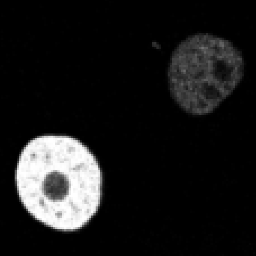
#> input picture test2.png, 256 x 256 px
$ python drlse_model.py
#> lines starting #> are read from the running program, lines starting #| are printed output that depends on the picture; after the words box and inside, x2 and y2 are one past the last pixel; in counts of white or black regions, pixels touching at a corner belong together
#!/usr/bin/python3
'''
AUTHOR:     Zhengyang Zhong
DATE:       2023-03-01
PAPER:      Distance Regularized Level Set Evolution and Its Application to Image Segmentation
'''
import cv2
import matplotlib.pyplot as plt
import numpy as np
from skimage import measure
from tqdm import tqdm


def DRLSEmodel(img, phi, timestep=0.2, mu=1.0, lmda=5.0, alfa=3.5, epsilon=1.5, sigma=1.5, itermax=1000):
    img = img.astype(np.float64)
    size = int(4*sigma) + 1
    img_smooth = cv2.GaussianBlur(img, (size, size), sigma, borderType=cv2.BORDER_REFLECT)
    [Iy, Ix] = np.gradient(img_smooth)
    f = np.square(Ix) + np.square(Iy)
    gValue = 1 / (1 + f)
    [vy, vx] = np.gradient(gValue)
    # start level set evolution
    for n in tqdm(range(itermax)):
        phi = phi.copy()
        phi[np.ix_([0, -1], [0, -1])] = phi[np.ix_([2, -3], [2, -3])]
        phi[np.ix_([0, -1]), 1:-1] = phi[np.ix_([2, -3]), 1:-1]
        phi[1:-1, np.ix_([0, -1])] = phi[1:-1, np.ix_([2, -3])]

        # delta_phi = [phi_y, phi_x]
        [phi_y, phi_x] = np.gradient(phi)
        # |delta_phi| = s
        s = np.sqrt(np.square(phi_x) + np.square(phi_y))
        delta = 1e-10
        # [n_x, n_y] => delta_phi / |delta_phi|
        n_x = phi_x / (s + delta)
        n_y = phi_y / (s + delta)

        # \partial delta_phi / |delta_phi|
        [_, nxx] = np.gradient(n_x)
        [nyy, _] = np.gradient(n_y)
        curvature = nxx + nyy

        a = (s >= 0) & (s <= 1)
        b = (s > 1)
        ps = a * np.sin(2 * np.pi * s) / (2 * np.pi) + b * (s-1)
        dps = ((ps != 0) * ps + (ps == 0)) / ((s != 0) * s + (s == 0))
        k_x = dps * phi_x - phi_x
        k_y = dps * phi_y - phi_y
        [_, kxx] = np.gradient(k_x)
        [kyy, _] = np.gradient(k_y)
        lap = cv2.Laplacian(phi, -1, 1)
        dist_reg_term = kxx + kyy + lap

        # dirac_func with epsilon
        dfunc = (1 / 2 / epsilon) * (1 + np.cos(np.pi * phi / epsilon))
        conds = (phi <= epsilon) & (phi >= -epsilon)
        dirac_phi = dfunc * conds

        area_term = dirac_phi * gValue
        # \partial g * delta_phi/|delta_phi| + g * \partial delta_phi/|delta_phi|
        edge_term = dirac_phi * (vx * n_x + vy * n_y) + dirac_phi * gValue * curvature
        phi += timestep * (mu * dist_reg_term + lmda * edge_term + alfa * area_term)
    return phi


if __name__ == "__main__":
    img = cv2.imread("./test2.png", 0)
#> img is the input picture: shape (256, 256); min 0, max 255, mean 26
    h, w = img.shape
#> h = 256; w = 256
    phi = 2 * np.ones((h, w))
    phi[20: -20, 20: -20] = -2
    phi = DRLSEmodel(img, phi)
#> in DRLSEmodel, `gValue = 1 / (1 + f)`:
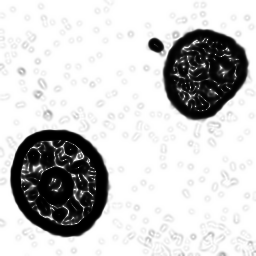
#> gValue: shape (256, 256) float64; min 0.000366, max 1, mean 0.793
#> the loop in DRLSEmodel, `for n in tqdm(range(itermax)):` made 1000 passes
#> pass 1, in DRLSEmodel, `phi = phi.copy()`:
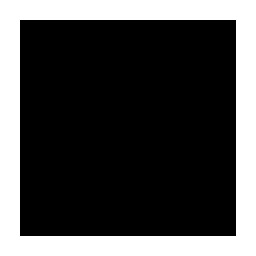
#> phi: shape (256, 256) float64; values -2 (black) and 2 (white), 28.8% white; 1 white region, box (x1, y1, x2, y2) and area: (0, 0, 256, 256) 18880
#> after the loop in DRLSEmodel, `for n in tqdm(range(itermax)):`:
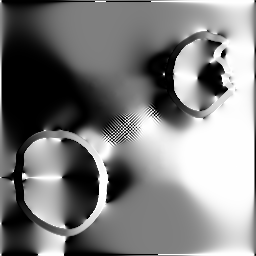
#> n_x: shape (256, 256) float64; min -1, max 1, mean -0.00743; drawn with min black and max white
#> after the loop in DRLSEmodel, `for n in tqdm(range(itermax)):`:
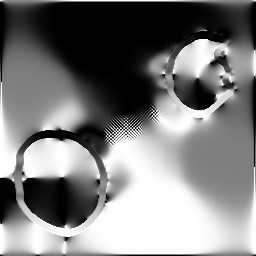
#> n_y: shape (256, 256) float64; min -1, max 1, mean -0.0172; drawn with min black and max white
#> after the loop in DRLSEmodel, `for n in tqdm(range(itermax)):`:
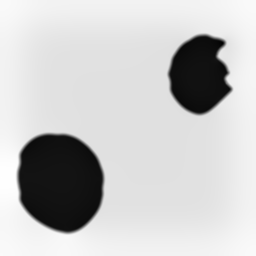
#> phi: shape (256, 256) float64; min -2.34, max 2.01, mean 1.05; drawn with min black and max white
#> after the loop in DRLSEmodel, `for n in tqdm(range(itermax)):`:
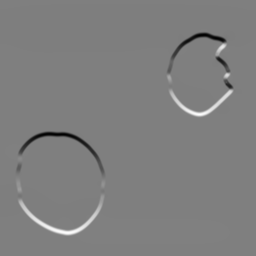
#> phi_y: shape (256, 256) float64; min -0.992, max 0.996, mean 7.45e-05; drawn with min black and max white
    contours = measure.find_contours(phi, 0)
#> contours = 2 point arrays, longest 371 points
    for cnt in contours:
        plt.plot(cnt[:, 1], cnt[:, 0], linewidth=2)
#> this loop made 2 passes
    plt.show()
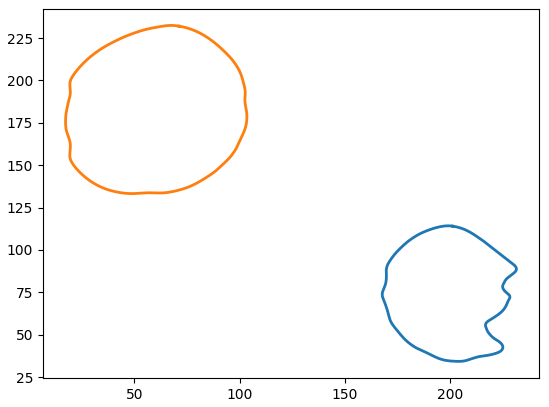
#> figure drawn by matplotlib, 1 panel
    plt.imshow(phi)
    plt.show()
